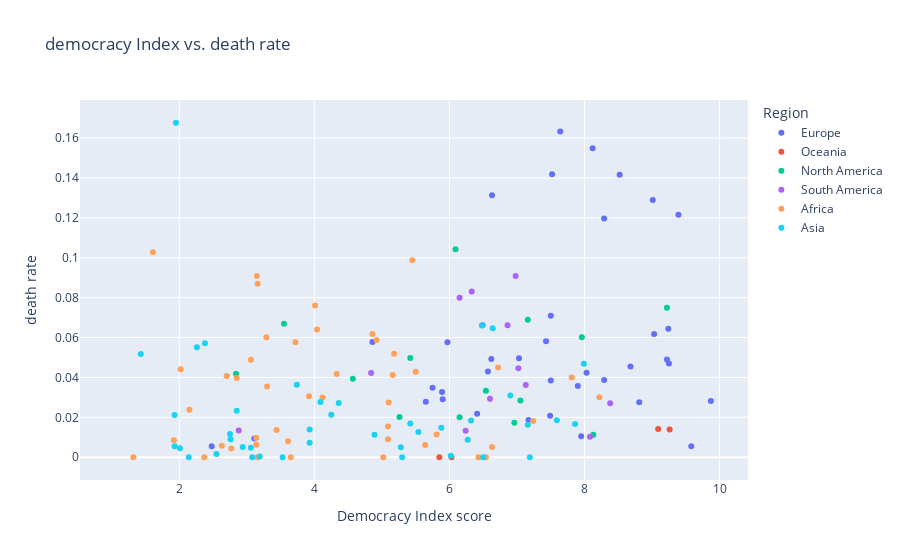

The notebook cell saved with this chart:
### Code cell
fig = px.scatter(democracy,
    x = 'Score',
    y = 'deathrate',
    hover_name=countries,
    color='Region',
    title='Democracy Index vs. death rate')

fig.update_layout(
    xaxis_title="Democracy Index score",
    yaxis_title="death rate",
    )
fig.show()

### Figure 1 — Plotly figure (JSON) as saved in the notebook; plotly's stock layout.template omitted (floating-point values rounded to 4 significant figures)
{"data": [{"hovertemplate": "<b>%{hovertext}</b><br><br>Region=Europe<br>Score=%{x}<br>deathrate=%{y}<extra></extra>", "hovertext": ["Norway", "Iceland", "Sweden", "Finland", "Ireland", "Denmark", "Switzerland", "Netherlands", "Luxembourg", "Germany", "United Kingdom", "Spain", "Austria", "France", "Portugal", "Malta", "Estonia", "Czech Republic", "Belgium", "Italy", "Slovenia", "Lithuania", "Latvia", "Greece", "Slovakia", "Bulgaria", "Hungary", "Poland", "Croatia", "Romania", "Serbia", "North Macedonia", "Ukraine", "Albania", "Moldova", "Montenegro", "Bosnia and Herzegovina", "Russia", "Belarus"], "legendgroup": "Europe", "marker": {"color": "#636efa", "symbol": "circle"}, "mode": "markers", "name": "Europe", "showlegend": true, "type": "scatter", "x": [9.87, 9.58, 9.39, 9.25, 9.24, 9.22, 9.03, 9.01, 8.81, 8.68, 8.52, 8.29, 8.29, 8.12, 8.03, 7.95, 7.9, 7.69, 7.64, 7.52, 7.5, 7.5, 7.49, 7.43, 7.17, 7.03, 6.63, 6.62, 6.57, 6.49, 6.41, 5.97, 5.9, 5.89, 5.75, 5.65, 4.86, 3.11, 2.48], "xaxis": "x", "y": [0.02818, 0.005549, 0.1215, 0.04704, 0.06437, 0.04901, 0.06176, 0.129, 0.02754, 0.04546, 0.1416, 0.1197, 0.03872, 0.1549, 0.04237, 0.01054, 0.03573, "na", 0.1633, 0.1419, 0.07089, 0.03841, 0.02075, 0.0581, 0.01873, 0.04958, 0.1313, 0.0492, 0.04301, 0.06614, 0.0218, 0.05764, 0.02903, 0.03267, 0.03486, 0.02778, 0.05773, 0.009459, 0.005554], "yaxis": "y"}, {"hovertemplate": "<b>%{hovertext}</b><br><br>Region=Oceania<br>Score=%{x}<br>deathrate=%{y}<extra></extra>", "hovertext": ["New Zealand", "Australia", "Papua New Guinea", "Fiji"], "legendgroup": "Oceania", "marker": {"color": "#EF553B", "symbol": "circle"}, "mode": "markers", "name": "Oceania", "showlegend": true, "type": "scatter", "x": [9.26, 9.09, 6.03, 5.85], "xaxis": "x", "y": [0.01397, 0.01414, 0, 0], "yaxis": "y"}, {"hovertemplate": "<b>%{hovertext}</b><br><br>Region=North America<br>Score=%{x}<br>deathrate=%{y}<extra></extra>", "hovertext": ["Canada", "Costa Rica", "United States", "Trinidad and Tobago", "Panama", "Jamaica", "Dominican Republic", "El Salvador", "Mexico", "Honduras", "Guatemala", "Haiti", "Nicaragua", "Cuba"], "legendgroup": "North America", "marker": {"color": "#00cc96", "symbol": "circle"}, "mode": "markers", "name": "North America", "showlegend": true, "type": "scatter", "x": [9.22, 8.13, 7.96, 7.16, 7.05, 6.96, 6.54, 6.15, 6.09, 5.42, 5.26, 4.57, 3.55, 2.84], "xaxis": "x", "y": [0.07489, 0.01134, 0.06014, 0.06897, 0.02848, 0.01731, 0.03335, 0.02003, 0.1043, 0.04975, 0.02016, 0.0394, 0.06693, 0.04187], "yaxis": "y"}, {"hovertemplate": "<b>%{hovertext}</b><br><br>Region=South America<br>Score=%{x}<br>deathrate=%{y}<extra></extra>", "hovertext": ["Uruguay", "Chile", "Colombia", "Argentina", "Suriname", "Brazil", "Peru", "Ecuador", "Paraguay", "Guyana", "Bolivia", "Venezuela"], "legendgroup": "South America", "marker": {"color": "#ab63fa", "symbol": "circle"}, "mode": "markers", "name": "South America", "showlegend": true, "type": "scatter", "x": [8.38, 8.08, 7.13, 7.02, 6.98, 6.86, 6.6, 6.33, 6.24, 6.15, 4.84, 2.88], "xaxis": "x", "y": [0.0271, 0.01027, 0.0362, 0.04461, 0.09091, 0.06614, 0.02929, 0.08313, 0.01327, 0.08, 0.04218, 0.01335], "yaxis": "y"}, {"hovertemplate": "<b>%{hovertext}</b><br><br>Region=Africa<br>Score=%{x}<br>deathrate=%{y}<extra></extra>", "hovertext": ["Mauritius", "Botswana", "Cape Verde", "South Africa", "Tunisia", "Ghana", "Lesotho", "Namibia", "Senegal", "Madagascar", "Malawi", "Liberia", "Kenya", "Tanzania", "Morocco", "Zambia", "Benin", "Uganda", "Mali", "Sierra Leone", "Gambia", "Nigeria", "Ivory Coast", "Burkina Faso", "Algeria", "Mauritania", "Angola", "Mozambique", "Gabon", "Ethiopia", "Togo", "Niger", "Zimbabwe", "Rwanda", "Comoros", "Guinea", "Eswatini", "Republic of the Congo", "Egypt", "Cameroon", "Djibouti", "Sudan", "Guinea-Bissau", "Eritrea", "Burundi", "Libya", "Equatorial Guinea", "Chad", "Central African Republic", "Democratic Republic of the Congo"], "legendgroup": "Africa", "marker": {"color": "#FFA15A", "symbol": "circle"}, "mode": "markers", "name": "Africa", "showlegend": true, "type": "scatter", "x": [8.22, 7.81, 7.78, 7.24, 6.72, 6.63, 6.54, 6.43, 5.81, 5.64, 5.5, 5.45, 5.18, 5.16, 5.1, 5.09, 5.09, 5.02, 4.92, 4.86, 4.33, 4.12, 4.05, 4.04, 4.01, 3.92, 3.72, 3.65, 3.61, 3.44, 3.3, 3.29, 3.16, 3.16, 3.15, 3.14, 3.14, 3.11, 3.06, 2.85, 2.77, 2.7, 2.63, 2.37, 2.15, 2.02, 1.92, 1.61, 1.32, 1.13], "xaxis": "x", "y": [0.03012, 0.04, "na", 0.01814, 0.04502, 0.005085, 0, 0, 0.01146, 0.006135, 0.04286, 0.09871, 0.05192, 0.04126, 0.02748, 0.009067, 0.01538, 0, 0.05882, 0.0618, 0.04167, 0.03, "na", 0.06407, 0.07605, 0.03053, 0.05769, 0, 0.007989, 0.0137, 0.0355, 0.06018, 0.08696, 0, 0.09091, 0.006287, 0.009615, "na", 0.04887, 0.03967, 0.004326, 0.04069, 0.00578, 0, 0.02381, 0.04412, 0.008485, 0.1028, 0, "na"], "yaxis": "y"}, {"hovertemplate": "<b>%{hovertext}</b><br><br>Region=Asia<br>Score=%{x}<br>deathrate=%{y}<extra></extra>", "hovertext": ["South Korea", "Japan", "Israel", "Taiwan", "Cyprus", "Timor-Leste", "Malaysia", "India", "Philippines", "Mongolia", "Indonesia", "Thailand", "Sri Lanka", "Singapore", "Hong Kong", "Bangladesh", "Armenia", "Georgia", "Bhutan", "Nepal", "Kyrgyzstan", "Lebanon", "Pakistan", "Turkey", "Kuwait", "Jordan", "Palestine", "Iraq", "Myanmar", "Cambodia", "Qatar", "Vietnam", "Oman", "Kazakhstan", "Afghanistan", "United Arab Emirates", "Azerbaijan", "Bahrain", "Iran", "China", "Laos", "Uzbekistan", "Yemen", "Tajikistan", "Saudi Arabia", "Turkmenistan", "Syria", "North Korea"], "legendgroup": "Asia", "marker": {"color": "#19d3f3", "symbol": "circle"}, "mode": "markers", "name": "Asia", "showlegend": true, "type": "scatter", "x": [8, 7.99, 7.86, 7.73, 7.59, 7.19, 7.16, 6.9, 6.64, 6.5, 6.48, 6.32, 6.27, 6.02, 6.02, 5.88, 5.54, 5.42, 5.3, 5.28, 4.89, 4.36, 4.25, 4.09, 3.93, 3.93, 3.89, 3.74, 3.55, 3.53, 3.19, 3.08, 3.06, 2.94, 2.85, 2.76, 2.75, 2.55, 2.38, 2.26, 2.14, 2.01, 1.95, 1.93, 1.93, 1.72, 1.43, 1.08], "xaxis": "x", "y": ["na", 0.04692, 0.01669, "na", 0.01852, 0, 0.01634, 0.03101, 0.06467, 0, 0.06601, 0.01846, 0.008763, 0.000764, "na", 0.01473, 0.0127, 0.01697, 0, 0.004975, 0.01126, 0.02725, 0.02136, 0.0277, 0.007218, 0.01387, "na", 0.03628, "na", 0, 0.0004213, 0, 0.004761, 0.005184, 0.02326, 0.009057, 0.01165, 0.001593, 0.05713, 0.05517, 0, 0.004553, 0.1677, 0.02118, 0.005497, "na", 0.05172, "na"], "yaxis": "y"}], "layout": {"legend": {"title": {"text": "Region"}, "tracegroupgap": 0}, "title": {"text": "democracy Index vs. death rate"}, "xaxis": {"anchor": "y", "domain": [0, 1], "title": {"text": "Democracy Index score"}}, "yaxis": {"anchor": "x", "domain": [0, 1], "title": {"text": "death rate"}}}}
